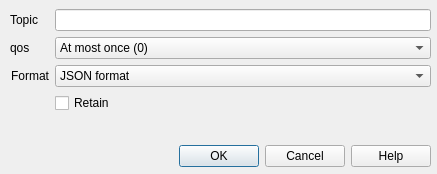
<?xml version="1.0" encoding="UTF-8"?>
<ui version="4.0">
 <class>CDlgMqttPublish</class>
 <widget class="QDialog" name="CDlgMqttPublish">
  <property name="geometry">
   <rect>
    <x>0</x>
    <y>0</y>
    <width>437</width>
    <height>174</height>
   </rect>
  </property>
  <property name="windowTitle">
   <string>MQTT Publish</string>
  </property>
  <widget class="QDialogButtonBox" name="buttonBox">
   <property name="geometry">
    <rect>
     <x>20</x>
     <y>140</y>
     <width>411</width>
     <height>32</height>
    </rect>
   </property>
   <property name="orientation">
    <enum>Qt::Horizontal</enum>
   </property>
   <property name="standardButtons">
    <set>QDialogButtonBox::Cancel|QDialogButtonBox::Help|QDialogButtonBox::Ok</set>
   </property>
  </widget>
  <widget class="QWidget" name="formLayoutWidget">
   <property name="geometry">
    <rect>
     <x>10</x>
     <y>9</y>
     <width>421</width>
     <height>121</height>
    </rect>
   </property>
   <layout class="QFormLayout" name="formLayout">
    <item row="0" column="0">
     <widget class="QLabel" name="label">
      <property name="text">
       <string>Topic</string>
      </property>
     </widget>
    </item>
    <item row="0" column="1">
     <widget class="QLineEdit" name="editTopic"/>
    </item>
    <item row="1" column="0">
     <widget class="QLabel" name="label_2">
      <property name="text">
       <string>qos</string>
      </property>
     </widget>
    </item>
    <item row="1" column="1">
     <widget class="QComboBox" name="comboQos">
      <item>
       <property name="text">
        <string>At most once (0)</string>
       </property>
      </item>
      <item>
       <property name="text">
        <string>At least once (1)</string>
       </property>
      </item>
      <item>
       <property name="text">
        <string>Exactly once (2)</string>
       </property>
      </item>
     </widget>
    </item>
    <item row="2" column="0">
     <widget class="QLabel" name="label_9">
      <property name="text">
       <string>Format</string>
      </property>
      <property name="alignment">
       <set>Qt::AlignRight|Qt::AlignTrailing|Qt::AlignVCenter</set>
      </property>
      <property name="buddy">
       <cstring>editPassword</cstring>
      </property>
     </widget>
    </item>
    <item row="2" column="1">
     <widget class="QComboBox" name="comboPublishFormat">
      <property name="sizePolicy">
       <sizepolicy hsizetype="Preferred" vsizetype="Fixed">
        <horstretch>0</horstretch>
        <verstretch>0</verstretch>
       </sizepolicy>
      </property>
      <item>
       <property name="text">
        <string>JSON format</string>
       </property>
      </item>
      <item>
       <property name="text">
        <string>XML format</string>
       </property>
      </item>
      <item>
       <property name="text">
        <string>String format</string>
       </property>
      </item>
      <item>
       <property name="text">
        <string>Binary format</string>
       </property>
      </item>
     </widget>
    </item>
    <item row="3" column="1">
     <widget class="QCheckBox" name="chkRetain">
      <property name="text">
       <string>Retain</string>
      </property>
     </widget>
    </item>
   </layout>
  </widget>
 </widget>
 <resources/>
 <connections>
  <connection>
   <sender>buttonBox</sender>
   <signal>accepted()</signal>
   <receiver>CDlgMqttPublish</receiver>
   <slot>accept()</slot>
   <hints>
    <hint type="sourcelabel">
     <x>248</x>
     <y>254</y>
    </hint>
    <hint type="destinationlabel">
     <x>157</x>
     <y>274</y>
    </hint>
   </hints>
  </connection>
  <connection>
   <sender>buttonBox</sender>
   <signal>rejected()</signal>
   <receiver>CDlgMqttPublish</receiver>
   <slot>reject()</slot>
   <hints>
    <hint type="sourcelabel">
     <x>316</x>
     <y>260</y>
    </hint>
    <hint type="destinationlabel">
     <x>286</x>
     <y>274</y>
    </hint>
   </hints>
  </connection>
 </connections>
</ui>
